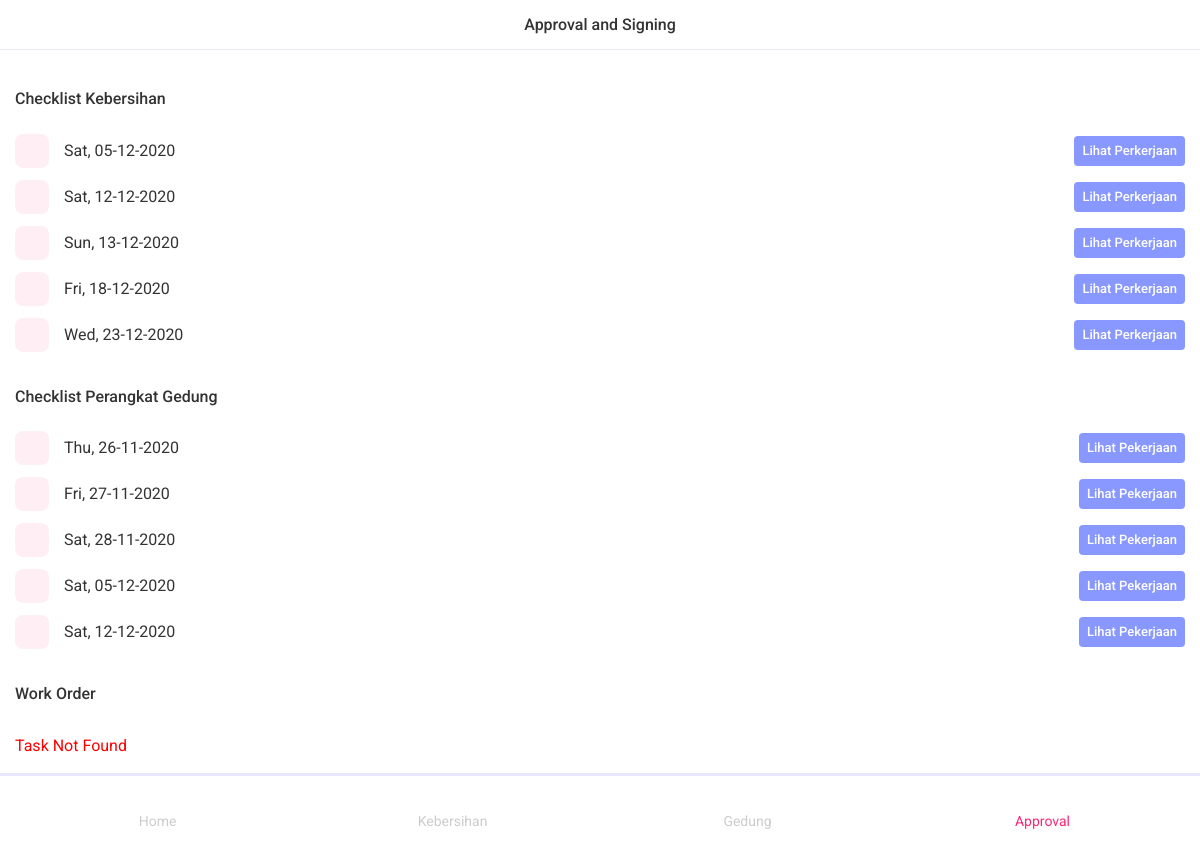
Before: /profile=trisatria/notification (signed in) with the older database file.
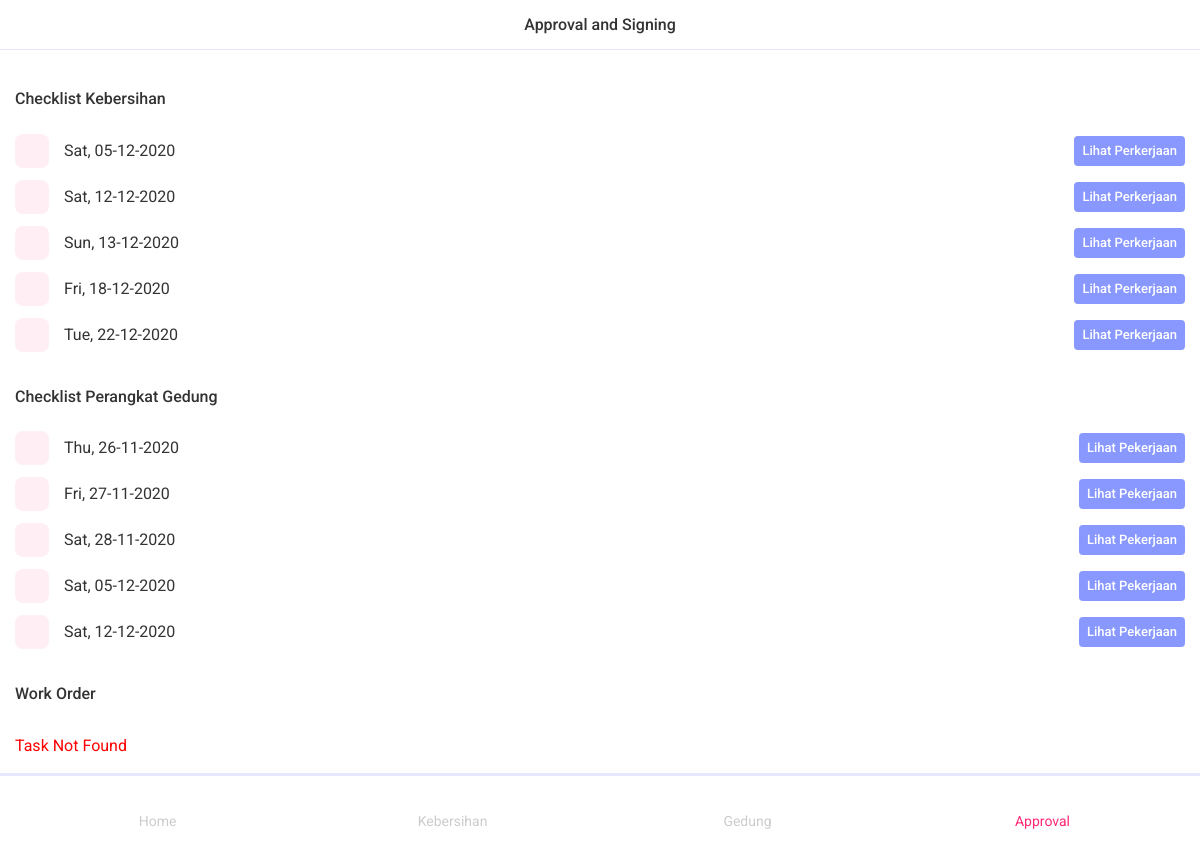
After: the same page with the newer database file.
### cleaning/models.py (models this page shows, shortened)
class cln_day(models.Model):
    hari_ini = models.DateField(
        name="hariIni", auto_now=False, auto_now_add=False, verbose_name="Hari ini")
    clnMaker = models.ForeignKey(User, verbose_name="Maker's Signature",
                                 on_delete=models.PROTECT, related_name="clnMaker", blank=True, null=True, limit_choices_to={'groups__name': 'maker'})
    clnChecker = models.ForeignKey(User, verbose_name="Checker's Signature",
                                   on_delete=models.PROTECT, related_name="clnChecker", blank=True, null=True, limit_choices_to={'groups__name': 'checker'})
    clnSigner = models.ForeignKey(User, verbose_name="Signer's Signature",
                                  on_delete=models.PROTECT, related_name="clnSigner", blank=True, null=True, limit_choices_to={'groups__name': 'signer'})
    class Meta:
        verbose_name = _("day")
        verbose_name_plural = _("days")

### menondc/models.py (models this page shows, shortened)
class mendc_day(models.Model):
    hari_ini = models.DateField(
        name="hariIni", auto_now=False, auto_now_add=False, verbose_name="Hari ini")
    mendcMaker = models.ForeignKey(User, verbose_name="Maker's Signature",
                                   on_delete=models.PROTECT, related_name="mendcMaker", blank=True, null=True, limit_choices_to={'groups__name': 'maker'})
    mendcChecker = models.ForeignKey(User, verbose_name="Checker's Signature",
                                     on_delete=models.PROTECT, related_name="mendcChecker", blank=True, null=True, limit_choices_to={'groups__name': 'checker'})
    mendcSigner = models.ForeignKey(User, verbose_name="Signer's Signature",
                                    on_delete=models.PROTECT, related_name="mendcSigner", blank=True, null=True, limit_choices_to={'groups__name': 'signer'})
    class Meta:
        verbose_name = _("day")
        verbose_name_plural = _("days")

### user/views.py (the view, shortened to what this page needs)
@ login_required(login_url='user_login')
def user_profile_notification(request, username):
    cln_days = None
    mendc_days = None
    if request.user.groups.all().first().name == 'maker':
        cln_days = cln_day.objects.filter(Q(clnMaker__isnull=True) & Q(
            clnChecker__isnull=True) & Q(clnSigner__isnull=True))[:5]
        mendc_days = mendc_day.objects.filter(Q(mendcMaker__isnull=True) & Q(
            mendcChecker__isnull=True) & Q(mendcSigner__isnull=True))[:5]
        wo_days = wo_workorder.objects.filter(Q(woMaker__isnull=True) & Q(
            woChecker__isnull=True) & Q(woSigner__isnull=True))[:5]
    context = {
        'cln_days': cln_days,
        'mendc_days': mendc_days,
        'wo_days': wo_days
    }
    return render(request, 'user/user_profile_notification.html', context)

### templates/user/user_profile_notification.html (shortened to what the changed rows need)
{% extends "base.html" %}{% load static %}
{% block page_wrapper %}
{% if user.groups.all.0.name == 'maker' %}
<div class="badges">
    <div class="list-view">
        <ul>
            {% for cln_day in cln_days %}
            <li class="list-item">
                <div class="list-media">
                    <i class="icon ion-ios-information-circle"></i>
                </div>
                <div class="list-label">
                    <div class="list-title"><a
                            href="{% url 'user_cln_notification_seefile' user.username cln_day.id cln_day.hariIni %}">{{ cln_day.hariIni | date:"D, d-m-Y" }}</a>
                    </div>
                    <div class="list-after">
                        <div class="button-default text-white">
                            <a href="{% url 'user_cln_notification_seefile' user.username cln_day.id cln_day.hariIni %}"
                                type="button" class="button button-small mt-0">Lihat Perkerjaan</a>
                        </div>
                    </div>
                </div>
            </li>
            {% empty %}
            <li class="list-item">
                <div class="list-label">
                    <div class="list-title" style='color:red'>Task Not Found</div>
            </li>
            {% endfor %}
        </ul>
        <ul>
            {% for mendc_day in mendc_days %}
            <li class="list-item">
                <div class="list-media">
                    <i class="icon ion-ios-information-circle"></i>
                </div>
                <div class="list-label">
                    <div class="list-title"><a
                            href="{% url 'user_mendc_notification_seefile' user.username mendc_day.id mendc_day.hariIni %}">{{ mendc_day.hariIni | date:"D, d-m-Y" }}</a>
                    </div>
                    <div class="list-after">
                        <div class="button-default text-white">
                            <a href="{% url 'user_mendc_notification_seefile' user.username mendc_day.id mendc_day.hariIni %}"
                                type="button" class="button button-small mt-0">Lihat Pekerjaan</a>
                        </div>
                    </div>
                </div>
            </li>
            {% empty %}
            <li class="list-item">
                <div class="list-label">
                    <div class="list-title" style='color:red'>Task Not Found</div>
            </li>
            {% endfor %}
        </ul>
    </div>
</div>
{% endif %}
{% endblock page_wrapper %}

Changed rows visible on the page:
no longer on this page (row edited): cln_day: hariIni "Wed, 23-12-2020"
added cln_day: hariIni "Tue, 22-12-2020"
